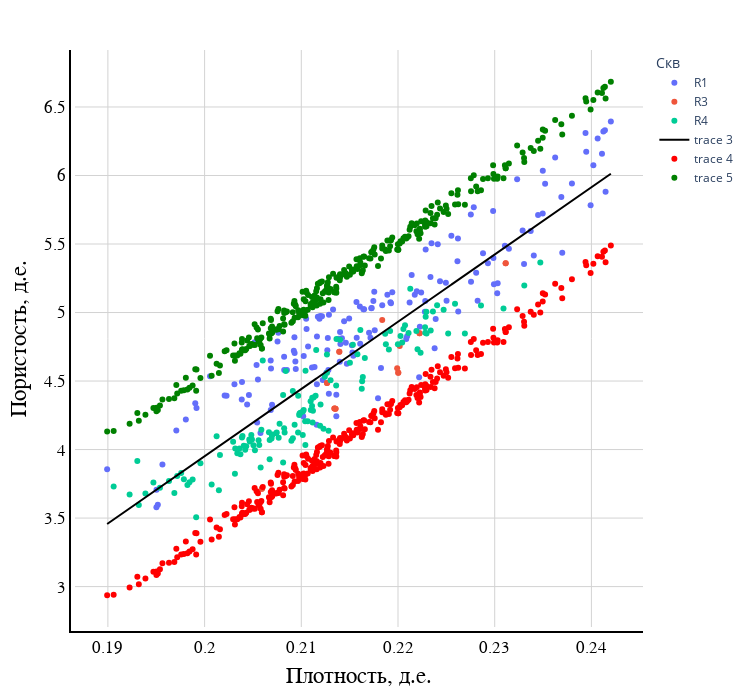

This figure's notebook cell:
### Code cell
fig = px.scatter(df, x=df.iloc[:,2]/100, y=df.iloc[:,5], color='Скв', labels="Скв")
# fig.add_trace(go.Scatter(x=x1,y=y1, mode='lines', line_width = 3, line_color = 'red'))
# fig.add_trace(go.Scatter(x=x2,y=y2, mode='lines', line_width = 3, line_color = 'red')) 
# fig.add_trace(go.Scatter(x=x3,y=y3, mode='lines', line_width = 3, line_color = 'red'))
#fig.add_trace(go.Scatter(x=x4,y=y4, mode='lines', line_width = 3, line_color = 'red'))

# fig.add_trace(go.Scatter(x=x5,y=y5, mode='lines', line_width = 5, line_color = 'orange', line=dict(dash='dash')))

fig.add_trace(go.Scatter(x=df.iloc[:,2]/100,y=df.iloc[:,6], mode='lines', line_color='black', line_width=2))    

# fig.add_trace(go.Scatter(x=df.iloc[:,7],y=df.iloc[:,2], mode='markers', marker=dict(color='RGB(0,156,222)', size=3, line=dict(color='RGB(0,156,222)', width=5))))

fig.add_trace(go.Scatter(x=new_arr1.iloc[:,0],y=new_arr1.iloc[:,2], mode='markers', marker=dict(color='LightSkyBlue', size=3, line=dict(color='Red', width=3))))
fig.add_trace(go.Scatter(x=new_arr1.iloc[:,0],y=new_arr1.iloc[:,3], mode='markers', marker=dict(color='LightSkyBlue', size=3, line=dict(color='Green', width=3))))

fig.update_xaxes(title_text="Плотность, д.е.", titlefont=dict(family="arial",size=23,color="black"))
fig.update_yaxes(title_text="Пористость, д.е.", titlefont=dict(family="arial",size=23,color="black"))
fig.update_layout(autosize=False,width=750,height=700,margin=dict(l=50,r=50,b=50,t=50,pad=4),paper_bgcolor="White", plot_bgcolor="White")
fig.update_xaxes(showline=True, linewidth=2, linecolor='black', gridcolor='lightgray',tickfont=dict(family='Arial', color='black', size=17))
fig.update_yaxes(showline=True, linewidth=2, linecolor='black', gridcolor='lightgray',tickfont=dict(family='Arial', color='black', size=17))
fig.update_layout(showlegend=True,yaxis_range=[None,None])

fig.show()

### Figure 1 — Plotly figure (JSON) as saved in the notebook; plotly's stock layout.template omitted (floating-point values rounded to 4 significant figures; data arrays with more than 128 entries replaced by an {"elided": "..."} marker saying what was removed)
{"data": [{"hovertemplate": "Скв=R1<br>x=%{x}<br>y=%{y}<extra></extra>", "legendgroup": "R1", "marker": {"color": "#636efa", "symbol": "circle"}, "mode": "markers", "name": "R1", "orientation": "v", "showlegend": true, "type": "scatter", "x": {"elided": "154 float values"}, "xaxis": "x", "y": {"elided": "154 float values"}, "yaxis": "y"}, {"hovertemplate": "Скв=R3<br>x=%{x}<br>y=%{y}<extra></extra>", "legendgroup": "R3", "marker": {"color": "#EF553B", "symbol": "circle"}, "mode": "markers", "name": "R3", "orientation": "v", "showlegend": true, "type": "scatter", "x": [0.2059, 0.2127, 0.2134, 0.2311, 0.2184, 0.2134, 0.2127, 0.2059, 0.2202, 0.2311, 0.2139, 0.2222, 0.2139, 0.2135, 0.22, 0.22, 0.2199, 0.2135, 0.2222], "xaxis": "x", "y": [3.713, 4.485, 4.299, 5.36, 4.945, 4.299, 4.485, 3.713, 4.756, 5.36, 4.714, 4.849, 4.714, 4.299, 4.56, 4.56, 4.593, 4.299, 4.849], "yaxis": "y"}, {"hovertemplate": "Скв=R4<br>x=%{x}<br>y=%{y}<extra></extra>", "legendgroup": "R4", "marker": {"color": "#00cc96", "symbol": "circle"}, "mode": "markers", "name": "R4", "orientation": "v", "showlegend": true, "type": "scatter", "x": {"elided": "132 float values"}, "xaxis": "x", "y": {"elided": "132 float values"}, "yaxis": "y"}, {"line": {"color": "black", "width": 2}, "mode": "lines", "type": "scatter", "x": {"elided": "305 float values"}, "y": {"elided": "305 float values"}}, {"marker": {"color": "LightSkyBlue", "line": {"color": "Red", "width": 3}, "size": 3}, "mode": "markers", "type": "scatter", "x": {"elided": "305 float values"}, "y": {"elided": "305 float values"}}, {"marker": {"color": "LightSkyBlue", "line": {"color": "Green", "width": 3}, "size": 3}, "mode": "markers", "type": "scatter", "x": {"elided": "305 float values"}, "y": {"elided": "305 float values"}}], "layout": {"autosize": false, "height": 700, "legend": {"title": {"text": "Скв"}, "tracegroupgap": 0}, "margin": {"b": 50, "l": 50, "pad": 4, "r": 50, "t": 50}, "paper_bgcolor": "White", "plot_bgcolor": "White", "showlegend": true, "width": 750, "xaxis": {"anchor": "y", "domain": [0, 1], "gridcolor": "lightgray", "linecolor": "black", "linewidth": 2, "showline": true, "tickfont": {"color": "black", "family": "Arial", "size": 17}, "title": {"font": {"color": "black", "family": "arial", "size": 23}, "text": "Плотность, д.е."}}, "yaxis": {"anchor": "x", "domain": [0, 1], "gridcolor": "lightgray", "linecolor": "black", "linewidth": 2, "range": [null, null], "showline": true, "tickfont": {"color": "black", "family": "Arial", "size": 17}, "title": {"font": {"color": "black", "family": "arial", "size": 23}, "text": "Пористость, д.е."}}}}
